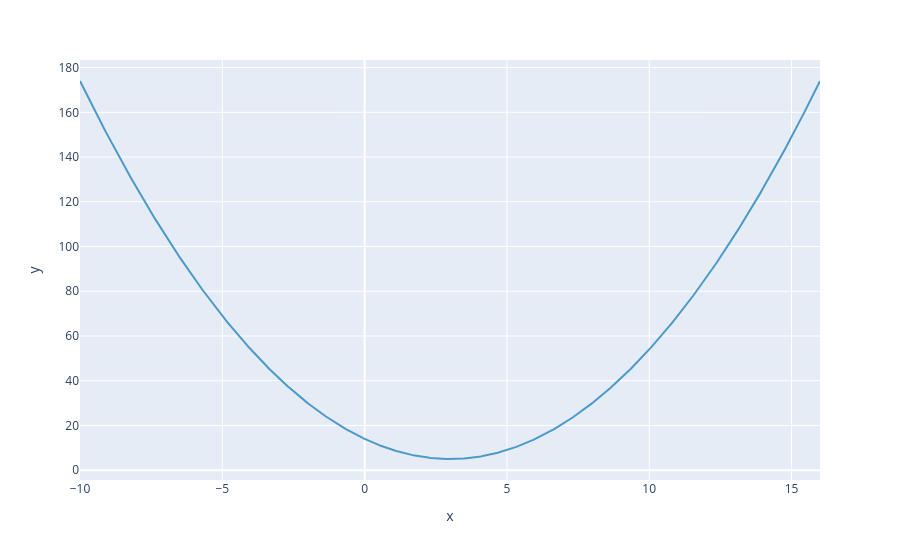

Write notebook code for a chart like this one.
### Markdown cell above
## 5. Gradient descent for a function with one minimum 👌👌

We will show here how gradient descent works for a function with a single minimum, which guarantees that the algorithm will be able to find the minimum :

### Code cell
from plotly import express as px
# Let us generate some input data :
beta = np.linspace(-10, 16, 1000)

# Now we define a function with a single minimum
def func(beta):
  return beta**2 - 6*beta + 14
y = func(beta)

# Let's plot this function
px.line(x=beta,y=y, color_discrete_sequence=color_chart, render_mode="svg")

### Figure 1 — Plotly figure (JSON) as saved in the notebook; plotly's stock layout.template omitted (floating-point values rounded to 4 significant figures; data arrays with more than 128 entries replaced by an {"elided": "..."} marker saying what was removed)
{"data": [{"hovertemplate": "x=%{x}<br>y=%{y}<extra></extra>", "legendgroup": "", "line": {"color": "#4B9AC7", "dash": "solid"}, "marker": {"symbol": "circle"}, "mode": "lines", "name": "", "orientation": "v", "showlegend": false, "type": "scatter", "x": {"elided": "1000 float values"}, "xaxis": "x", "y": {"elided": "1000 float values"}, "yaxis": "y"}], "layout": {"legend": {"tracegroupgap": 0}, "margin": {"t": 60}, "xaxis": {"anchor": "y", "domain": [0, 1], "title": {"text": "x"}}, "yaxis": {"anchor": "x", "domain": [0, 1], "title": {"text": "y"}}}}
